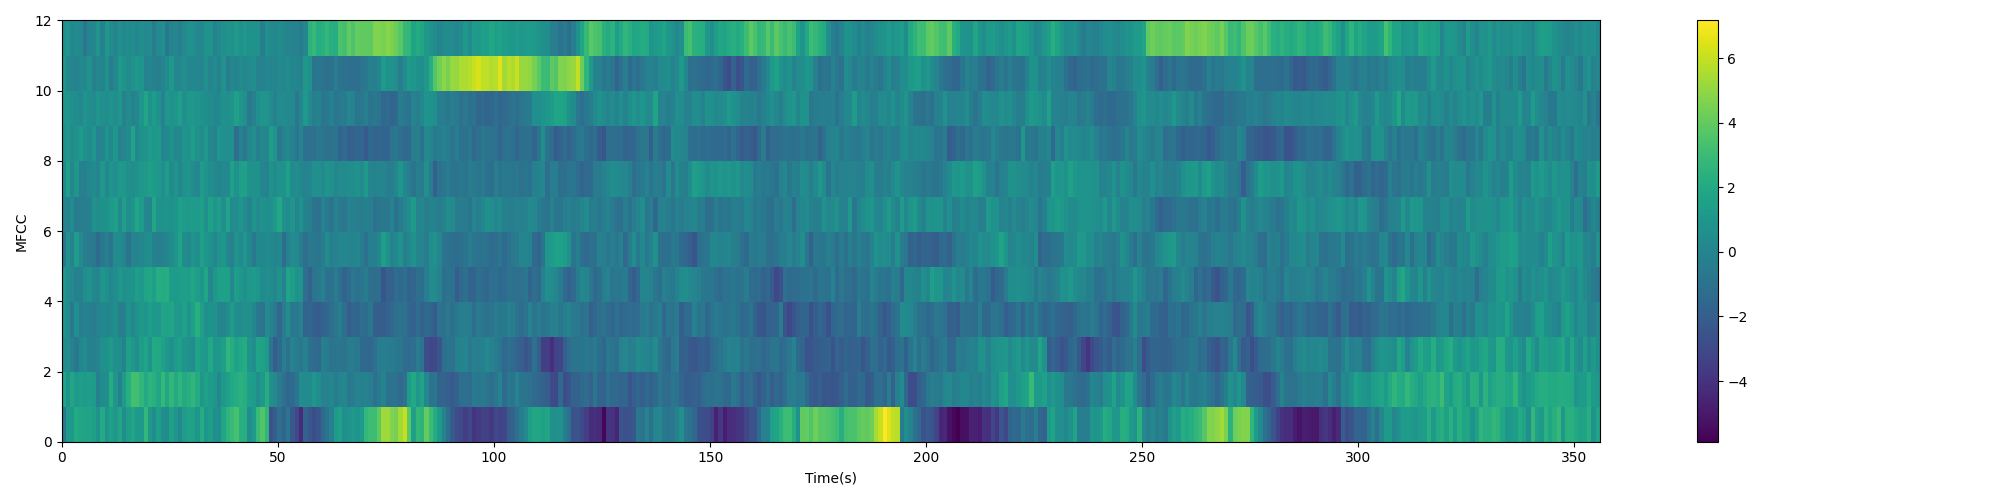

This figure's Python source:
import librosa
import numpy as np
from scipy.fftpack import dct
import sys

# If you want to see the spectrogram picture
import matplotlib
matplotlib.use('Agg')
import matplotlib.pyplot as plt
def plot_spectrogram(spec, note,file_name):
    """Draw the spectrogram picture
        :param spec: a feature_dim by num_frames array(real)
        :param note: title of the picture
        :param file_name: name of the file
    """
    fig = plt.figure(figsize=(20, 5))
    heatmap = plt.pcolor(spec)
    fig.colorbar(mappable=heatmap)
    plt.xlabel('Time(s)')
    plt.ylabel(note)
    plt.tight_layout()
    plt.savefig(file_name)


#preemphasis config 
alpha = 0.97

# Enframe config
frame_len = 400      # 25ms, fs=16kHz
frame_shift = 160    # 10ms, fs=15kHz
fft_len = 512

# Mel filter config
num_filter = 23
num_mfcc = 12

# Read wav file
wav, fs = librosa.load('./test.wav', sr=None)

# pre-emphasis  function
def preemphasis(signal, coeff=alpha):
    """perform preemphasis on the input signal.

        :param signal: The signal to filter.
        :param coeff: The preemphasis coefficient. 0 is no filter, default is 0.97.
        :returns: the filtered signal.
    """
    return np.append(signal[0], signal[1:] - coeff * signal[:-1])


def _my_hamming(frame_len):
    n=np.array(range(frame_len))
    if frame_len>1:
        return 0.54-0.46*np.cos(2*np.pi*n/(frame_len-1))
    elif frame_len==1:
        return np.ones(1,float)
    else:
        return np.array([])


# Enframe with Hamming window function
def enframe(signal, frame_len=frame_len, frame_shift=frame_shift, win=np.hamming(frame_len)):
    """Enframe with Hamming widow function.

        :param signal: The signal be enframed
        :param win: window function, default Hamming
        :returns: the enframed signal, num_frames by frame_len array
    """
    
    num_samples = signal.size
    num_frames = np.floor((num_samples - frame_len) / frame_shift)+1
    frames = np.zeros((int(num_frames),frame_len))
    for i in range(int(num_frames)):
        frames[i,:] = signal[i*frame_shift:i*frame_shift + frame_len] 
        # frames[i,:] = frames[i,:] * win
        frames[i,:] = frames[i,:] * _my_hamming(frame_len)

    return frames

def get_spectrum(frames, fft_len=fft_len):
    """Get spectrum using fft
        :param frames: the enframed signal, num_frames by frame_len array
        :param fft_len: FFT length, default 512
        :returns: spectrum, a num_frames by fft_len/2+1 array (real)
    """
    cFFT = np.fft.fft(frames, n=fft_len)
    valid_len = int(fft_len / 2 ) + 1
    spectrum = np.abs(cFFT[:,0:valid_len])
    return spectrum

def fbank(spectrum = None, num_filter = num_filter,fs=fs):
    """Get mel filter bank feature from spectrum
        :param spectrum: a num_frames by fft_len/2+1 array(real)
        :param num_filter: mel filters number, default 23
        :returns: fbank feature, a num_frames by num_filter array 
        DON'T FORGET LOG OPRETION AFTER MEL FILTER!
    """
    feats=np.zeros([spectrum.shape[0], num_filter])
    fl=0
    fh=fs/2
    num_fft=spectrum.shape[1]   #257
    mel_fl=0
    mel_fh=2595*np.log10(1+fh/700)
    mel_points=np.linspace(mel_fl,mel_fh,num_filter+2)  #按滤波器个数分成n个长度一样的滤波器
    bin=np.floor((num_fft+1)*mel_points/fs)
    fb=np.zeros([num_filter,int(np.floor(num_fft))])
    for m in range(1,num_filter+1):
        f_m_minus=int(bin[m-1])
        f_m=int(bin[m])
        f_m_plus=int(bin[m+1])
        for k in range(f_m_minus,f_m):
            fb[m-1,k]=(k-bin[m-1])/(bin[m]-bin[m-1])
        for k in range(f_m,f_m_plus):
            fb[m-1,k]=(bin[m+1]-k)/(bin[m+1]-bin[m])
    filter_banks=np.dot(spectrum,fb.T)
    feats=np.log(filter_banks)

    return feats

def mfcc(fbank, num_mfcc = num_mfcc):
    """Get mfcc feature from fbank feature
        :param fbank: a num_frames by  num_filter array(real)
        :param num_mfcc: mfcc number, default 12
        :returns: mfcc feature, a num_frames by num_mfcc array 
    """

    feats = np.zeros((fbank.shape[0],num_mfcc))
    # num_fbank=fbank.shape[1]
    mfcc = dct(fbank, type=2, axis=1, norm='ortho')[:, 1 : (num_mfcc + 1)]
    # print(mfcc.shape)   #(356, 12)

    return mfcc

def write_file(feats, file_name):
    """Write the feature to file
        :param feats: a num_frames by feature_dim array(real)
        :param file_name: name of the file
    """
    f=open(file_name,'w')
    (row,col) = feats.shape
    for i in range(row):
        f.write('[')
        for j in range(col):
            f.write(str(feats[i,j])+' ')
        f.write(']\n')
    f.close()


def main():
    wav, fs = librosa.load('./test.wav', sr=None)
    signal = preemphasis(wav)
    frames = enframe(signal)
    spectrum = get_spectrum(frames)
    fbank_feats = fbank(spectrum=spectrum,num_filter = num_filter,fs=fs)
    mfcc_feats = mfcc(fbank_feats)

    plot_spectrogram(fbank_feats.T, 'Filter Bank','fbank.png')
    write_file(fbank_feats,'./test.fbank')
    plot_spectrogram(mfcc_feats.T, 'MFCC','mfcc.png')
    write_file(mfcc_feats,'./test.mfcc')

if __name__ == '__main__':
    main()
